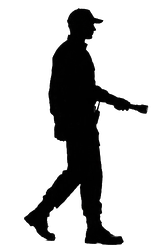
#> input picture art/frames/guard/walk/0008.png, 153 x 245 px, given in place of 0001.png, which was not available
$ python prep_guard_stance.py
#> lines starting #> are read from the running program, lines starting #| are printed output that depends on the picture; after the words box and inside, x2 and y2 are one past the last pixel; in counts of white or black regions, pixels touching at a corner belong together; pictures that were not available may be replaced by others from this repository, and a replacement may not be noted
"""
Measure where the guard's weight is in every walk frame, and write src/game/model/GuardWalkStance.kt.

Usage:  python tools/art/prep_guard_stance.py

Why: "guards moving looks like they are floating" (2026-10-26, level 11). A guard steps up onto a
lift's 14-unit deck (GameWorld.walkGuardOverDecks), and the walk frames are drawn on flat ground:
whichever height the body is drawn at, a boot on the other side of the deck's edge is drawn 14
inside the deck or 14 over the floor. Switching the height when his CENTRE crossed the edge left
the standing boot off its surface for most of a stride either side. What the eye reads as where
he stands is the boot carrying his weight - so the body goes to the height under that.

Per frame this takes the soles touching the ground (opaque in the bottom CONTACT_ROWS rows) and
their median column: during single support that is the planted boot, during double support the
middle of the two - against a single edge, the surface under the median sole pixel is the surface
under most of the sole. Written as a fraction of the standing silhouette height ahead of the body
centre (frames face right; the crop is symmetric about the body, so the centre is the middle
column), so GameWorld scales it by the guard's height and flips it with his facing.

Re-run after re-cutting the walk clip (prep_guard.py).
"""
import os

import numpy as np
from PIL import Image

ROOT = os.path.normpath(os.path.join(os.path.dirname(__file__), '..', '..'))
FRAMES_DIR = os.path.join(ROOT, 'art', 'frames', 'guard', 'walk')
OUT = os.path.join(ROOT, 'src', 'game', 'model', 'GuardWalkStance.kt')

WALK_FRAMES = 38                 # GuardAnimations.WALK_FRAMES
SILHOUETTE = 244.0               # GuardAnimations.SOURCE_SILHOUETTE_HEIGHT
CONTACT_ROWS = 3


def measure():
    out = []
    for f in range(1, WALK_FRAMES + 1):
        a = np.array(Image.open(os.path.join(FRAMES_DIR, '%04d.png' % f)).convert('RGBA'))[:, :, 3] > 128
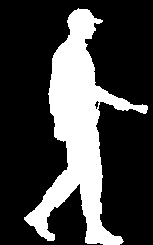
#> a: shape (245, 153) bool; 25.6% white; 1 white region, box (x1, y1, x2, y2) and area: (24, 8, 148, 245) 9607
        h, w = a.shape
#> h = 245; w = 153
        cols = np.nonzero(a[h - CONTACT_ROWS:].any(0))[0]
#> cols = 38 values from 85 to 122
        out.append((float(np.median(cols)) - w / 2.0) / SILHOUETTE)
#> pass 2 of the loop in measure, `for f in range(1, WALK_FRAMES + 1):`:
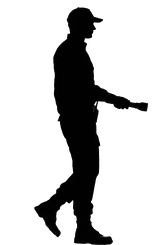
#> input picture art/frames/guard/walk/0011.png, 153 x 245 px, given in place of 0002.png, which was not available
#> in measure, `a = np.array(Image.open(os.path.join(FRAMES_DIR, '%04d.png' % f)).conv..`:
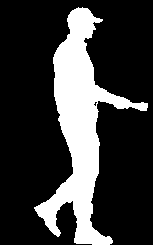
#> a: shape (245, 153) bool; 22.6% white; 1 white region, box (x1, y1, x2, y2) and area: (34, 7, 148, 245) 8462
#> cols = 39 values from 74 to 112
    return out


def write(values):
    body = ',\n'.join('        ' + ', '.join('%.4f' % v for v in values[i:i + 8]) for i in range(0, len(values), 8))
    src = '''package game.model

// GENERATED by tools/art/prep_guard_stance.py - do not edit by hand; re-run it after re-cutting the
// guard's walk clip.

/**
 * Where the guard's weight is in each walk frame ([Guard.walkPhase] * [FRAMES]): the median column
 * of the soles touching the ground, ahead of the body's centre, as a fraction of his standing
 * height (frames face right). GameWorld.walkGuardOverDecks stands him on whatever is under it, so
 * the boot carrying him is on its surface as he steps onto and off a lift's deck - see the script.
 */
object GuardWalkStance {
    const val FRAMES = %d

    private val AHEAD = doubleArrayOf(
%s
    )

    /** The weight's distance ahead of the body's centre at walk frame [frame], per unit of height. */
    fun ahead(frame: Int): Double = AHEAD[frame.coerceIn(0, FRAMES - 1)]
}
''' % (len(values), body)
    open(OUT, 'w', encoding='utf-8', newline='\n').write(src)


if __name__ == '__main__':
#> (the run stopped early here; a loop or call above may not have finished)
